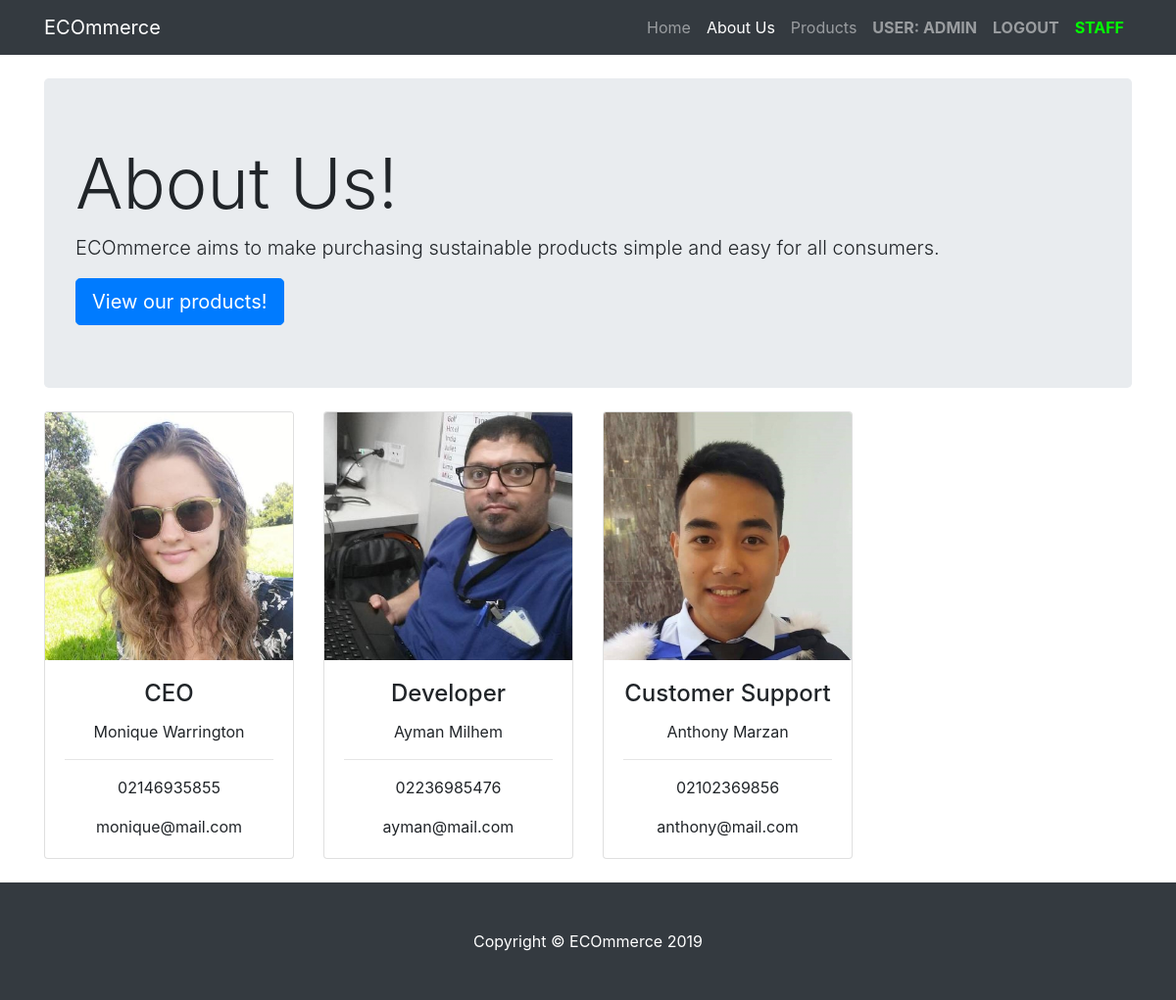
Screenshot of /home/about_us/ (signed in) with the database file from the repository.
### home/models.py (models this page shows, shortened)
class Administrator(models.Model):
    admin_ID = models.AutoField(primary_key=True)
    first_name = models.CharField(max_length=30)
    last_name = models.CharField(max_length=30)
    email_address = models.EmailField(max_length=100)
    phone_number = models.CharField(max_length=50, default="")
    username = models.CharField(max_length=50, default="")
    company_role = models.CharField(max_length=50, default="")
    user_image = models.ImageField(upload_to="admin_photo", default="http://placehold.it/500x325")

### home/views.py (the view)
# urls.py: path('about_us/', views.about_us, name='About Us'),
def about_us(request):
    return render(request, "about_us.html", {'about_us': Administrator.objects.all()})

### home/templates/about_us.html (shortened to what this page needs)
{% load staticfiles %}
<!DOCTYPE html>
<html lang="en">
<head>
  <link rel="stylesheet" href="{% static 'home/css/bootstrap/css/bootstrap.min.css' %}">
  <link href="{% static 'home/css/heroic-features.css' %}" rel="stylesheet">
</head>
<body>
  <nav class="navbar navbar-expand-lg navbar-dark bg-dark fixed-top">
    <div class="container">
      <a class="navbar-brand" href="{%url 'Home Page'%}">ECOmmerce</a>
      <div class="collapse navbar-collapse" id="navbarResponsive">
        <ul class="navbar-nav ml-auto">
          <li class="nav-item">
            <a class="nav-link" href="{%url 'Home Page'%}">Home
            </a>
          </li>
          <li class="nav-item active">
            <a class="nav-link" href="{%url 'About Us'%}">About Us <span class="sr-only">(current)</span></a>
          </li>
          <li class="nav-item">
            <a class="nav-link" href="{%url 'Products'%}">Products</a>
          </li>
          {% if user.is_authenticated %}
            <li class="nav-item nav-link display_text">User: {{ user.get_username }}</li>
            <li class="nav-item display_text"><a class="nav-link" href="{% url 'logout'%}?next={% url 'Home Page' %}">logout</a></li>
          {% else %}
            <li class="nav-item display_text"><a class="nav-link" href="{% url 'login'%}?next={{request.path}}">Login</a></li>
          {% endif %}
          {% if user.is_staff %}
          <li class="nav-item nav-link display_text" id="staff">staff</li>
          {% endif %}
        </ul>
      </div>
    </div>
  </nav>
  <div class="container">
    <header class="jumbotron my-4">
      <h1 class="display-3">About Us!</h1>
      <p class="lead">ECOmmerce aims to make purchasing sustainable products simple and easy for all consumers. </p>
      <a href="{% url 'Products'%}" class="btn btn-primary btn-lg">View our products!</a>
    </header>
    <div class="row text-center">
	{% for administrator in about_us %}
      <div class="col-lg-3 col-md-6 mb-4">
        <div class="card h-100">
          <img class="card-img-top" src="{{ administrator.user_image.url }}" alt="{{administrator.first_name}} {{administrator.last_name}}">
          <div class="card-body">
            <h4 class="card-title">{{administrator.company_role}}</h4>
            <p class="card-text">{{administrator.first_name}} {{administrator.last_name}}</p>
			<hr>
			<p class="card-text">{{administrator.phone_number}}</p>
			<p class="card-text">{{administrator.email_address}}</p>
          </div>
        </div>
      </div>
	{% endfor %}
    </div>
  </div>
  <footer class="py-5 bg-dark">
    <div class="container">
      <p class="m-0 text-center text-white">Copyright &copy; ECOmmerce 2019</p>
    </div>
  </footer>
</body>
</html>

### home/static/home/css/heroic-features.css (style rules this page uses)
body { padding-top: 56px; }
.display_text { text-transform: uppercase; font-weight: bolder; }
#staff { color: lime; }

### rows the page displays
Administrator: user_image (picture), company_role "CEO", first_name "Monique", last_name "Warrington", phone_number "02146935855", email_address "monique@mail.com"
Administrator: user_image (picture), company_role "Developer", first_name "Ayman", last_name "Milhem", phone_number "02236985476", email_address "ayman@mail.com"
Administrator: user_image (picture), company_role "Customer Support", first_name "Anthony", last_name "Marzan", phone_number "02102369856", email_address "anthony@mail.com"

### other values shown
{{ user.get_username }} "ADMIN"
